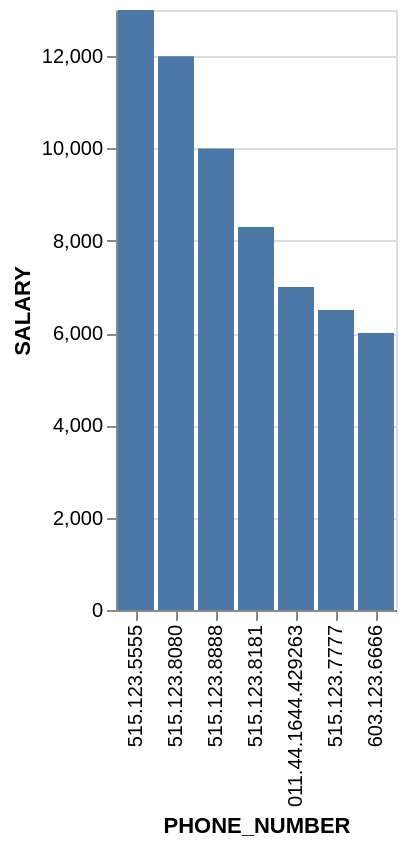

The specification (Vega-Lite) saved for this image:
### Vega-Lite specification from a JSON file in a GitHub repository (floating-point values rounded to 4 significant figures)
{"data": {"values": [{"x_data": "515.123.5555", "y_data": 13000}, {"x_data": "515.123.8080", "y_data": 12000}, {"x_data": "515.123.8888", "y_data": 10000}, {"x_data": "515.123.8181", "y_data": 8300}, {"x_data": "011.44.1644.429263", "y_data": 7000}, {"x_data": "515.123.7777", "y_data": 6500}, {"x_data": "603.123.6666", "y_data": 6000}]}, "mark": "bar", "encoding": {"x": {"field": "x_data", "type": "nominal", "title": "PHONE_NUMBER", "sort": {"op": "sum", "field": "y_data", "order": "descending"}}, "y": {"field": "y_data", "type": "quantitative", "title": "SALARY"}}}
